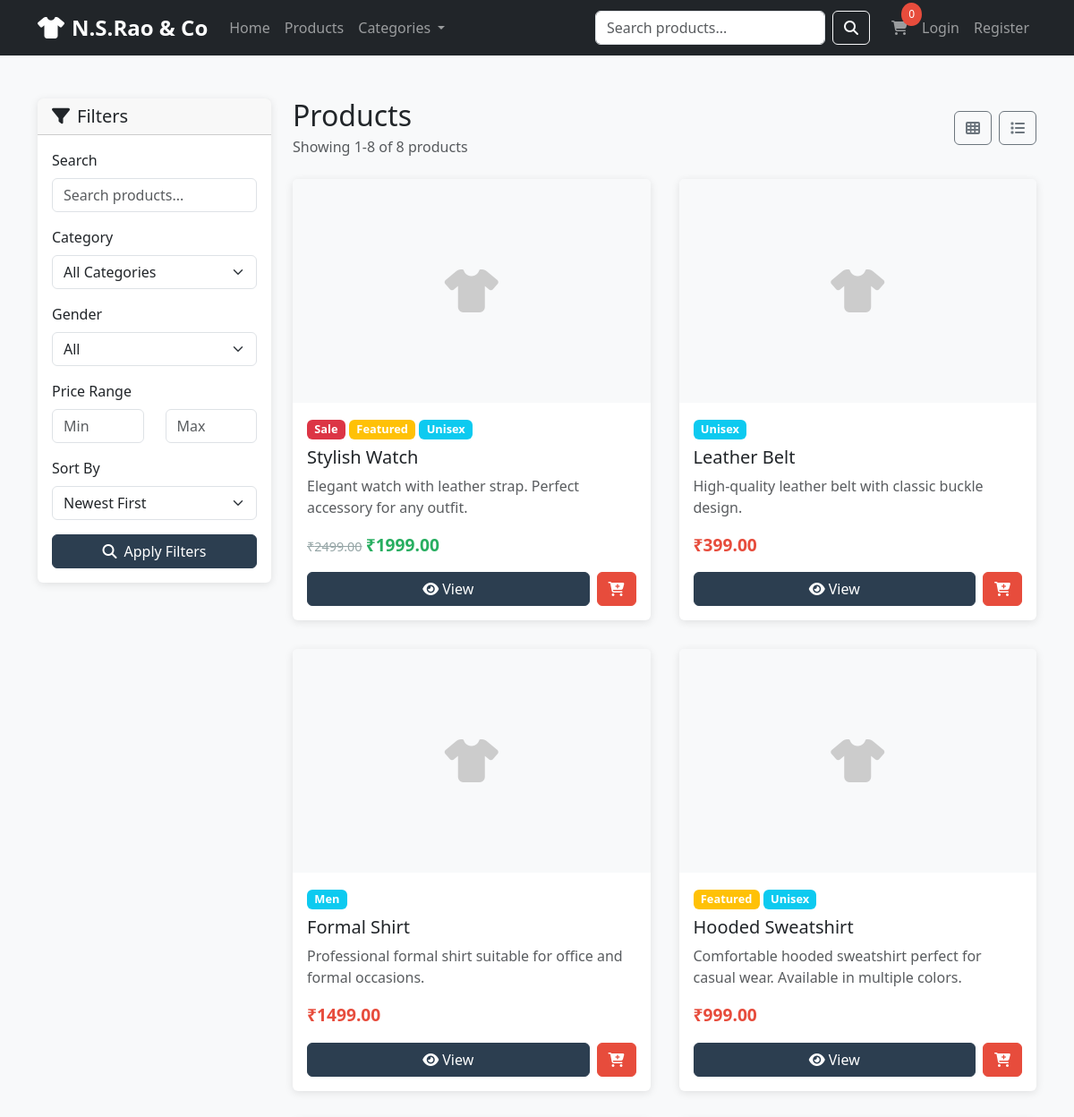
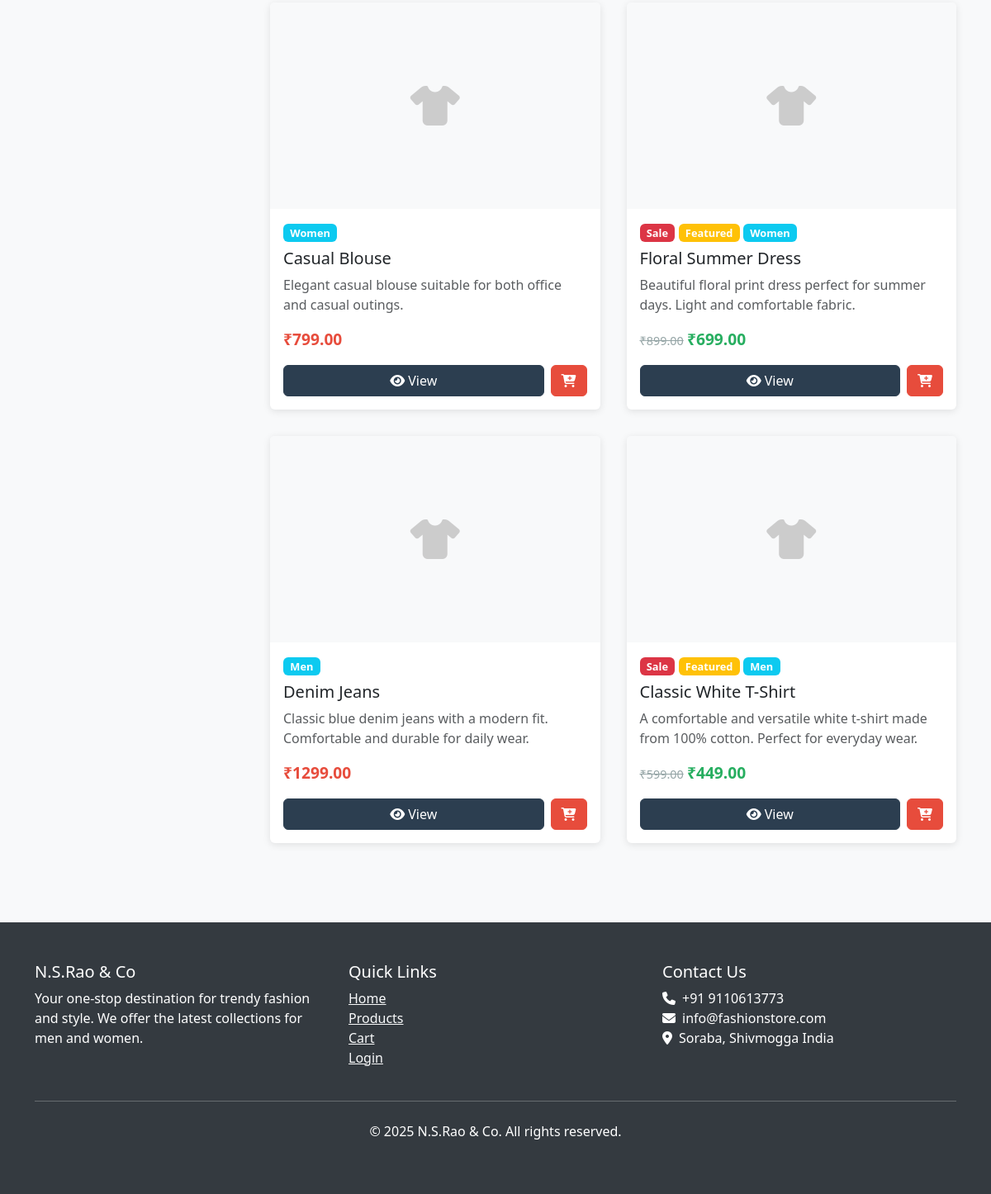
Screenshot of /products/ with the database file from the repository (2 pictures, top to bottom).
### shop_app/models.py (models this page shows, shortened)
class Product(models.Model):
    SIZES = [
        ('XS', 'Extra Small'),
        ('S', 'Small'),
        ('M', 'Medium'),
        ('L', 'Large'),
        ('XL', 'Extra Large'),
        ('XXL', '2X Large'),
    ]
    GENDERS = [
        ('M', 'Men'),
        ('F', 'Women'),
        ('U', 'Unisex'),
    ]
    name = models.CharField(max_length=200)
    slug = models.SlugField(unique=True)
    category = models.ForeignKey(Category, on_delete=models.CASCADE, related_name='products')
    description = models.TextField()
    price = models.DecimalField(max_digits=10, decimal_places=2)
    sale_price = models.DecimalField(max_digits=10, decimal_places=2, blank=True, null=True)
    stock = models.PositiveIntegerField(default=0)
    available_sizes = models.JSONField(default=list)  # Store available sizes
    gender = models.CharField(max_length=1, choices=GENDERS, default='U')
    is_active = models.BooleanField(default=True)
    is_featured = models.BooleanField(default=False)
    created_at = models.DateTimeField(auto_now_add=True)
    updated_at = models.DateTimeField(auto_now=True)
    class Meta:
        ordering = ['-created_at']
    @property
    def is_on_sale(self):
        return self.sale_price is not None and self.sale_price < self.price
    @property
    def current_price(self):
        return self.sale_price if self.is_on_sale else self.price

### shop_app/views.py (the view)
# urls.py: path('products/', views.product_list, name='product_list'),
def product_list(request):
    products = Product.objects.filter(is_active=True)
    search_query = request.GET.get('search', '')
    if search_query:
        products = products.filter(
            Q(name__icontains=search_query) |
            Q(description__icontains=search_query) |
            Q(category__name__icontains=search_query)
        )
    category_slug = request.GET.get('category', '')
    if category_slug:
        products = products.filter(category__slug=category_slug)
    gender = request.GET.get('gender', '')
    if gender:
        products = products.filter(gender=gender)
    min_price = request.GET.get('min_price', '')
    max_price = request.GET.get('max_price', '')
    if min_price:
        products = products.filter(price__gte=min_price)
    if max_price:
        products = products.filter(price__lte=max_price)
    sort_by = request.GET.get('sort', 'newest')
    if sort_by == 'price_low':
        products = products.order_by('price')
    elif sort_by == 'price_high':
        products = products.order_by('-price')
    elif sort_by == 'name':
        products = products.order_by('name')
    else:
        products = products.order_by('-created_at')
    paginator = Paginator(products, 12)
    page_number = request.GET.get('page')
    page_obj = paginator.get_page(page_number)
    categories = Category.objects.all()
    context = {
        'products': page_obj,
        'categories': categories,
        'search_query': search_query,
        'current_category': category_slug,
        'current_gender': gender,
        'min_price': min_price,
        'max_price': max_price,
        'sort_by': sort_by,
    }
    return render(request, 'shop_app/product_list.html', context)

### template/shop_app/product_list.html (shortened to what this page needs)
{% extends 'shop_app/base.html' %}
{% block content %}
<div class="container py-5">
    <div class="row">
        <div class="col-lg-3">
            <div class="card mb-4">
                <div class="card-header">
                    <h5 class="mb-0"><i class="fas fa-filter me-2"></i>Filters</h5>
                </div>
                <div class="card-body">
                    <form method="GET" action="{% url 'shop:product_list' %}">
                        <div class="mb-3">
                            <label class="form-label">Search</label>
                            <input type="text" class="form-control" name="search" value="{{ search_query }}" placeholder="Search products...">
                        </div>
                        <div class="mb-3">
                            <label class="form-label">Category</label>
                            <select class="form-select" name="category">
                                <option value="">All Categories</option>
                            </select>
                        </div>
                        <div class="mb-3">
                            <label class="form-label">Gender</label>
                            <select class="form-select" name="gender">
                                <option value="">All</option>
                            </select>
                        </div>
                        <div class="mb-3">
                            <label class="form-label">Price Range</label>
                            <div class="row">
                                <div class="col-6">
                                    <input type="number" class="form-control" name="min_price" value="{{ min_price }}" placeholder="Min">
                                </div>
                                <div class="col-6">
                                    <input type="number" class="form-control" name="max_price" value="{{ max_price }}" placeholder="Max">
                                </div>
                            </div>
                        </div>
                        <div class="mb-3">
                            <label class="form-label">Sort By</label>
                            <select class="form-select" name="sort">
                                <option value="newest" {% if sort_by == 'newest' %}selected{% endif %}>Newest First</option>
                            </select>
                        </div>
                        <button type="submit" class="btn btn-primary w-100">
                            <i class="fas fa-search me-2"></i>Apply Filters
                        </button>
                    </form>
                </div>
            </div>
        </div>
        <div class="col-lg-9">
            <div class="d-flex justify-content-between align-items-center mb-4">
                <div>
                    <h2 class="mb-1">Products</h2>
                    <p class="text-muted mb-0">
                        {% if products %}
                        Showing {{ products.start_index }}-{{ products.end_index }} of {{ products.paginator.count }} products
                        {% else %}
                        No products found
                        {% endif %}
                    </p>
                </div>
                <div class="d-flex gap-2">
                    <button class="btn btn-outline-secondary" id="grid-view">
                        <i class="fas fa-th"></i>
                    </button>
                    <button class="btn btn-outline-secondary" id="list-view">
                        <i class="fas fa-list"></i>
                    </button>
                </div>
            </div>
            {% if products %}
            <div class="product-grid" id="products-container">
                {% for product in products %}
                <div class="card h-100 product-card">
                    {% if product.images.first %}
                    <img src="{{ product.images.first.image.url }}" class="card-img-top" alt="{{ product.name }}" style="height: 250px; object-fit: cover;">
                    {% else %}
                    <div class="card-img-top bg-light d-flex align-items-center justify-content-center" style="height: 250px;">
                        <i class="fas fa-tshirt" style="font-size: 3rem; color: #ccc;"></i>
                    </div>
                    {% endif %}
                    <div class="card-body d-flex flex-column">
                        <div class="mb-2">
                            {% if product.is_on_sale %}
                            <span class="badge bg-danger">Sale</span>
                            {% endif %}
                            {% if product.is_featured %}
                            <span class="badge bg-warning">Featured</span>
                            {% endif %}
                            <span class="badge bg-info">{{ product.get_gender_display }}</span>
                        </div>
                        <h5 class="card-title">{{ product.name }}</h5>
                        <p class="card-text text-muted">{{ product.description|truncatewords:15 }}</p>
                        <div class="mt-auto">
                            <div class="mb-3">
                                {% if product.is_on_sale %}
                                <span class="original-price">₹{{ product.price }}</span>
                                <span class="price sale-price">₹{{ product.current_price }}</span>
                                {% else %}
                                <span class="price">₹{{ product.current_price }}</span>
                                {% endif %}
                            </div>
                            <div class="d-flex gap-2">
                                <a href="{% url 'shop:product_detail' product.slug %}" class="btn btn-primary flex-fill">
                                    <i class="fas fa-eye me-1"></i>View
                                </a>
                                <button class="btn btn-secondary add-to-cart" data-product-id="{{ product.id }}">
                                    <i class="fas fa-cart-plus"></i>
                                </button>
                            </div>
                        </div>
                    </div>
                </div>
                {% endfor %}
            </div>
            {% endif %}
        </div>
    </div>
</div>
{% endblock %}

### template/shop_app/base.html (shortened to what this page needs)
<!DOCTYPE html>
<html lang="en">
<head>
    <link href="https://cdn.jsdelivr.net/npm/bootstrap@5.3.0/dist/css/bootstrap.min.css" rel="stylesheet">
    <link rel="stylesheet" href="https://cdnjs.cloudflare.com/ajax/libs/font-awesome/6.4.0/css/all.min.css">
</head>
<body>
    <nav class="navbar navbar-expand-lg navbar-dark bg-dark">
        <div class="container">
            <a class="navbar-brand" href="{% url 'shop:home' %}">
                <i class="fas fa-tshirt me-2"></i>N.S.Rao & Co
            </a>
            <div class="collapse navbar-collapse" id="navbarNav">
                <ul class="navbar-nav me-auto">
                    <li class="nav-item">
                        <a class="nav-link" href="{% url 'shop:home' %}">Home</a>
                    </li>
                    <li class="nav-item">
                        <a class="nav-link" href="{% url 'shop:product_list' %}">Products</a>
                    </li>
                    <li class="nav-item dropdown">
                        <a class="nav-link dropdown-toggle" href="#" role="button" data-bs-toggle="dropdown">
                            Categories
                        </a>
                    </li>
                </ul>
                <form class="d-flex search-form me-3" method="GET" action="{% url 'shop:product_list' %}">
                    <input class="form-control me-2" type="search" name="search" placeholder="Search products..." value="{{ search_query|default:'' }}">
                    <button class="btn btn-outline-light" type="submit">
                        <i class="fas fa-search"></i>
                    </button>
                </form>
                <ul class="navbar-nav">
                    <li class="nav-item position-relative">
                        <a class="nav-link" href="{% url 'shop:cart' %}">
                            <i class="fas fa-shopping-cart"></i>
                            <span class="cart-badge" id="cart-count">0</span>
                        </a>
                    </li>
                    {% if user.is_authenticated %}
                    <li class="nav-item dropdown">
                        <a class="nav-link dropdown-toggle" href="#" role="button" data-bs-toggle="dropdown">
                            <i class="fas fa-user me-1"></i>{{ user.username }}
                        </a>
                        <ul class="dropdown-menu">
                            <li><a class="dropdown-item" href="{% url 'shop:profile' %}">Profile</a></li>
                            <li><a class="dropdown-item" href="{% url 'shop:order_history' %}">My Orders</a></li>
                            <li><hr class="dropdown-divider"></li>
                            <li>
                                <form method="POST" action="{% url 'logout' %}" style="display: inline;">
                                    {% csrf_token %}
                                    <button type="submit" class="dropdown-item" style="background: none; border: none; width: 100%; text-align: left; padding: 0.25rem 1rem;">Logout</button>
                                </form>
                            </li>
                        </ul>
                    </li>
                    {% else %}
                    <li class="nav-item">
                        <a class="nav-link" href="{% url 'login' %}">Login</a>
                    </li>
                    <li class="nav-item">
                        <a class="nav-link" href="{% url 'shop:register' %}">Register</a>
                    </li>
                    {% endif %}
                </ul>
            </div>
        </div>
    </nav>
    <main>
        {% block content %}{% endblock %}
    </main>
    <footer class="footer">
        <div class="container">
            <div class="row">
                <div class="col-md-4">
                    <h5>N.S.Rao & Co</h5>
                    <p>Your one-stop destination for trendy fashion and style. We offer the latest collections for men and women.</p>
                </div>
                <div class="col-md-4">
                    <h5>Quick Links</h5>
                    <ul class="list-unstyled">
                        <li><a href="{% url 'shop:home' %}" class="text-light">Home</a></li>
                        <li><a href="{% url 'shop:product_list' %}" class="text-light">Products</a></li>
                        <li><a href="{% url 'shop:cart' %}" class="text-light">Cart</a></li>
                        {% if user.is_authenticated %}
                        <li><a href="{% url 'shop:profile' %}" class="text-light">Profile</a></li>
                        {% else %}
                        <li><a href="{% url 'login' %}" class="text-light">Login</a></li>
                        {% endif %}
                    </ul>
                </div>
                <div class="col-md-4">
                    <h5>Contact Us</h5>
                    <p>
                        <i class="fas fa-phone me-2"></i>+91 9110613773<br>
                        <i class="fas fa-envelope me-2"></i>info@fashionstore.com<br>
                        <i class="fas fa-map-marker-alt me-2"></i>Soraba, Shivmogga India
                    </p>
                </div>
            </div>
            <hr class="my-4">
            <div class="text-center">
                <p>&copy; 2025 N.S.Rao & Co. All rights reserved.</p>
            </div>
        </div>
    </footer>
</body>
</html>

### template/shop_app/base.html (style rules this page uses)
:root { --primary-color: #2c3e50; --secondary-color: #e74c3c; --accent-color: #3498db; --light-gray: #f8f9fa; --dark-gray: #343a40; }
body { font-family: 'Segoe UI', Tahoma, Geneva, Verdana, sans-serif; background-color: #f8f9fa; }
.navbar-brand { font-weight: bold; font-size: 1.5rem; }
.navbar-nav .nav-link { font-weight: 500; transition: color 0.3s ease; }
.card { border: none; box-shadow: 0 2px 10px rgba(0,0,0,0.1); transition: transform 0.3s ease, box-shadow 0.3s ease; }
.btn-primary { background-color: var(--primary-color); border-color: var(--primary-color); }
.btn-secondary { background-color: var(--secondary-color); border-color: var(--secondary-color); }
.badge { font-size: 0.8rem; }
.price { font-size: 1.2rem; font-weight: bold; color: var(--secondary-color); }
.sale-price { color: #27ae60; }
.original-price { text-decoration: line-through; color: #95a5a6; font-size: 0.9rem; }
.footer { background-color: var(--dark-gray); color: white; padding: 3rem 0; margin-top: 3rem; }
.cart-badge { position: absolute; top: -8px; right: -8px; background-color: var(--secondary-color); color: white; border-radius: 50%; padding: 0.25rem 0.5rem; font-size: 0.75rem; }
.search-form { max-width: 400px; }
.product-grid { display: grid; grid-template-columns: repeat(auto-fill, minmax(280px, 1fr)); gap: 2rem; }

### template/shop_app/product_list.html (style rules this page uses)
.product-grid { display: grid; grid-template-columns: repeat(auto-fill, minmax(280px, 1fr)); gap: 2rem; }

### rows the page displays
Product: shows "Sale", is_featured "Featured", gender "Unisex", name "Stylish Watch", description "Elegant watch with leather strap. Perfect accessory for any outfit.", price "2499.00", current_price "1999.00"
Product: gender "Unisex", name "Leather Belt", description "High-quality leather belt with classic buckle design.", current_price "399.00"
Product: gender "Men", name "Formal Shirt", description "Professional formal shirt suitable for office and formal occasions.", current_price "1499.00"
Product: is_featured "Featured", gender "Unisex", name "Hooded Sweatshirt", description "Comfortable hooded sweatshirt perfect for casual wear. Available in multiple colors.", current_price "999.00"
Product: gender "Women", name "Casual Blouse", description "Elegant casual blouse suitable for both office and casual outings.", current_price "799.00"
Product: shows "Sale", is_featured "Featured", gender "Women", name "Floral Summer Dress", description "Beautiful floral print dress perfect for summer days. Light and comfortable fabric.", price "899.00", current_price "699.00"
Product: gender "Men", name "Denim Jeans", description "Classic blue denim jeans with a modern fit. Comfortable and durable for daily wear.", current_price "1299.00"
Product: shows "Sale", is_featured "Featured", gender "Men", name "Classic White T-Shirt", description "A comfortable and versatile white t-shirt made from 100% cotton. Perfect for everyday wear.", price "599.00", current_price "449.00"

### other values shown
{{ products.start_index }} "1"
{{ products.end_index }} "8"
{{ products.paginator.count }} "8"
